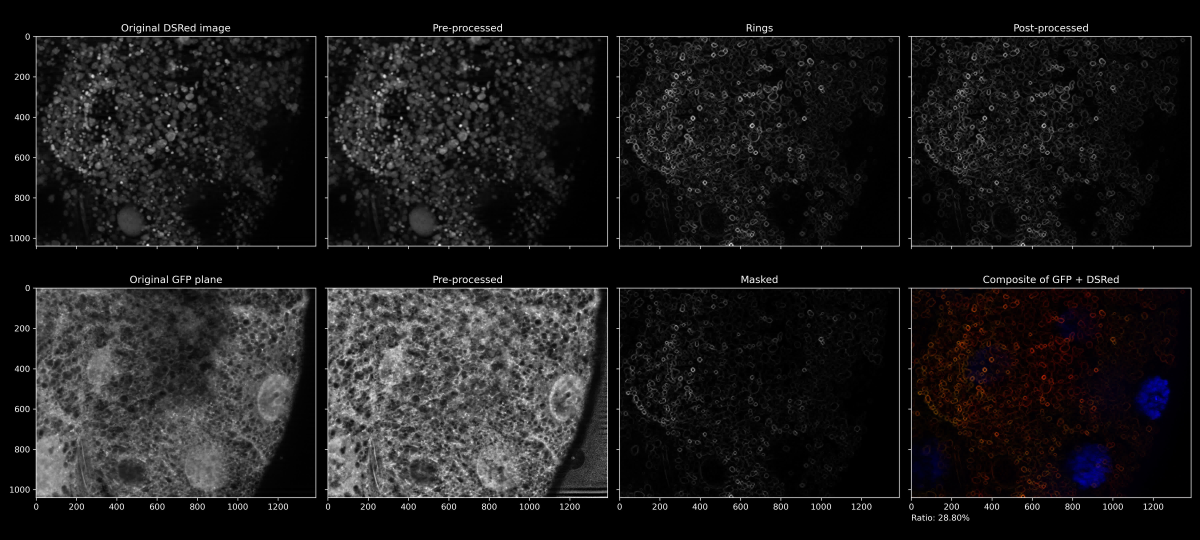
#> input picture steps.jpg, 6000 x 2700 px (shown at 1/5 size)
$ python find-same.py
#> lines starting #> are read from the running program, lines starting #| are printed output that depends on the picture
import os
from time import sleep, perf_counter
import numpy as np
from NanoImagingPack import image, v5, vv
from skimage import io, transform, exposure, filters

target = io.imread('steps.jpg', as_gray=True).astype("float")
#> target: shape (2700, 6000) float64; min 0, max 1, mean 0.105
target = target[183:1223, 201:1578]
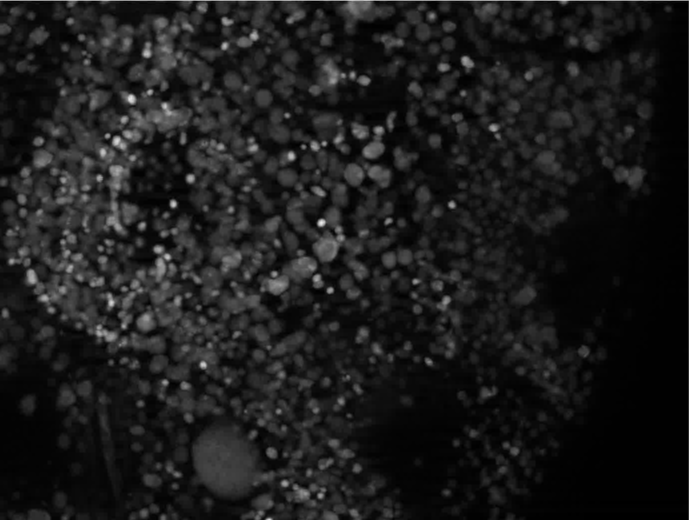
#> target: shape (1040, 1377) float64 (shown at 1/2 size); min 0, max 1, mean 0.108
target = transform.resize(target, (1040, 1388), anti_aliasing=True)
#> target: shape (1040, 1388) float64
# target = target / np.linalg.norm(target)
# target = exposure.equalize_hist(target)
target = filters.gaussian(target, 3)

cnt = 0
last_time = perf_counter()
last_cnt = cnt
for root, dirs, files in os.walk("képek"):
    for file in files:
        if file.endswith("_c0.tif"):
            cnt += 1
            filename = os.path.join(root, file)
            hit = io.imread(filename, as_gray=True).astype("float")
            # img = img / np.linalg.norm(img)
            hit = filters.gaussian(hit, 3)
            hit = exposure.match_histograms(hit, target)
            try:
                diff_img = target - hit
                diff = np.average(diff_img ** 2)
                th = 0.01
                if diff < th or perf_counter() - last_time > 60:
                    print(diff, cnt, (last_time - perf_counter()) / (last_cnt - cnt), file)
                    last_time = perf_counter()
                    last_cnt = cnt
                if diff < th:
                    hit = image(np.array([[diff_img], [target], [hit]]), name=file, info=filename)
                    hit.dim_description = ["Difference", "Target", "Hit"]
                    v5(hit)
                    # sleep(10)
            except Exception:
                pass
